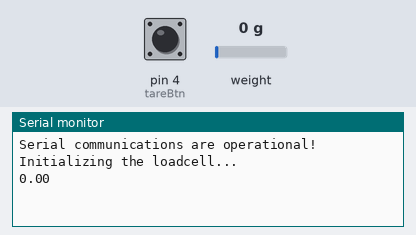
A sketch run on a simulated Arduino Uno, built with avr-gcc and run on an emulated ATmega328P. On the bench: the last lines printed to the serial monitor. The inputs (shaded band) are chosen by the test bench; at power-on: weight on the scale 0 g, pin 4 (tareBtn) HIGH.

Above: at 2.2 s.
2.3 s: weight on the scale set to 100 g
At 4.1 s:
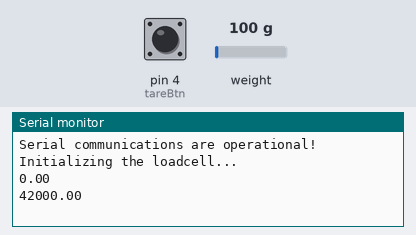
4.3 s: weight on the scale set to 1250 g
At 5.6 s:
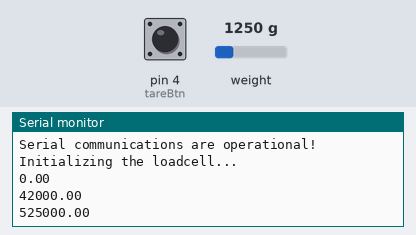
Timing chart, 0 to 7.3 s (numbered marks = the images above; inputs shaded):
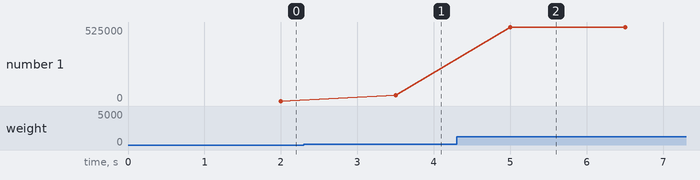

The sketch:

Scale_Tare.ino
```cpp
/*
 * Here is a simple sketch to get a reading of the weight of an object placed on a loadcell connected to a HX711 pcb displayed onto the Serial monitor
 * This sketch adds the functionality of a "tare" or "zeroing" button to zero the scale measurements.
 *
 * This software is written in 2023 by Simple Electronics (https://www.youtube.com/simpleelectronics)
 * and that should serve as a permission to do what you want with it but also as a warning that it might
 * not exactly work the way you think it might.
 * The author of the library did a great job making the library but I found it hard to follow the examples,
 * so I made my own. Enjoy!
 *
 * This code cannot really be used without first calibrating the loadcell/HX711 combination, please calibrate it first
 * and then input the number into the calibration section (const int cal = ??;)
 *
 * You can find my sketch for calibrating the loadcell here: https://github.com/SimpleElectronicsYT/HX711_sketches
 *
 * First you need to hook up the HX711 module to your load sensor;
 *
 * RED to E+
 * BLACK to E-
 * WHITE to A-
 * GREEN to A+
 *
 * And then you need to hook the module up to your microcontroller:
 *
 * VCC to any 5v source (I used the 5v pin on my Arduino)
 * GND to any ground source (I used the GND pin on my Arduino)
 *
 * --PLEASE MAKE SURE THAT IF YOUR ARDUINO IS POWERED SEPARATELY TO YOUR HX711 BOARD THAT
 * YOU CONNECT THE GROUNDS OF BOTH OF THEM TOGETHER--
 *
 * DT you will define later on in the code - no worries, I commented my code
 * SCK you will define later on in the code - no worries, I commented my code
 *
 *
 * You NEED the HX711 library. I used the one in the Arduino library manager, "HX711 Arduino Library" by Bogdan Necula
 */

//this is to include the HX711 library into your program - make sure to download it first!
#include "HX711.h"

//we need to define the pins for the SCK and the DOUT (marked DT on the HX711 circuit board)
//I personally used pins 2 and 3, therefore they are defaulted to that - feel free to change them.
const int LOADCELL_DOUT_PIN = 2;
const int LOADCELL_SCK_PIN = 3;

//We need to define a pin to use a button to trigger the "xxxx.tare()" function which zeros the weight on the scale - I picked pin 4 here, arbirarily.
//Any pin that can be used as an input can be chosen here.
const int tareBtn = 4;


//Put your calibration value in the place of the "1" below. You can find the sketch to find the calibration value here:
//https://github.com/SimpleElectronicsYT/HX711_sketches/blob/main/Scale_Calibration.ino
const int cal = 1;

//Give a name to your scale, "scale" in this case, it can be whatever you want though - just remember you have to call it by name in the code.
HX711 scale;

//The "Setup" function only runs once on every time the device is powered on.
void setup() {

  //Setting out "tare" button pin to be an input and to use the interal pullup resistors so that no external resistor is needed and the
  //microcontroller will always see it as a "HIGH" unless a button is pressed. It is good practice to always force an input pin into a known state.
  pinMode(tareBtn, INPUT_PULLUP);

  //These lines start up the serial monitor, they aren't needed if you plan on using a display, but if you remove them, make sure to remove all the serial commands in the code.
  //Make sure to set the baud rate dropdown at the bottom of the serial monitor to 115200 or you may get gibberish in the serial monitor window.
  //more information on using the serial monitor can be found here: https://docs.arduino.cc/software/ide-v2/tutorials/ide-v2-serial-monitor
  Serial.begin(115200);

  //This line prints a message to the serial monitor to confirm that the monitor is working. Again, this isn't needed for the core functionality of the code.
  //But it is a nice step to confirm the code ahas made it this far and the baud rate is correct.
  Serial.println("Serial communications are operational!");

  //This line will let us know that the loadcell is initializing by sending a message to the serial monitor.
  //This is also not required, but agin, is nice to know where the code is at
  Serial.println("Initializing the loadcell...");

  //Here is the actual initialization of the loadcell now. The two variables in the brackets are the ones telling the library which pins are being used for DOUT and SCK.
  scale.begin(LOADCELL_DOUT_PIN, LOADCELL_SCK_PIN);

  //Here is where we will use the calibration number you set higher up to actually calibrate the scale, it goes in the brackets of the set_scale() function
  scale.set_scale(cal);

  //We also need to "tare" the scale - that is to say we need to offset any initial weight from the measurement. Useful if we want to fill a container to a set weight without the weight of the container.
  //We can simply place the empty container on the scale before powering it on.
  scale.tare();
}

//The "loop" function runs over and over ad infinitum once the "setup" function is complete.
void loop() {

  //This is where the checking takes place to tell if the "tare" button is pressed or not. - it is normally "HIGH" because of the INPUT_PULLUP we set earlier
  //and if the user presses the button, it will read "LOW"
  if(digitalRead(tareBtn) == LOW){

    //IF the "tare" button's pin is pulled to ground (a.k.a. LOW) then we call the "xxxx.tare()" function which zeroes the scale.
    scale.tare();

    //Adding a short delay to give the user time to remove their finger from the "tare" button and then back to business as usual.
    delay(250);
  }

  //This is how we get the actual weight on the scale. The number in brackets corresponds to how many measurements it will take and average out to give us the final answer.
  //10 is a good starting point, but feel free to experiment with different values here.
  Serial.println(scale.get_units(10));

  //Setting a delay to limit how often the code retrieves weight data - feel free to have your code do other things aswell or instead of this.
  //I find 500mS is a decent delay
  delay(500);

}
```

Measured:
- after the input at 2.3 s, the serial monitor: prints a new line after 1.2 s (image 1)
- after the input at 4.3 s, the serial monitor: prints a new line after 0.70 s (image 2)
- plotted number 1: 0 → 42000 after the input at 2.3 s, 42000 → 525000 after the input at 4.3 s
